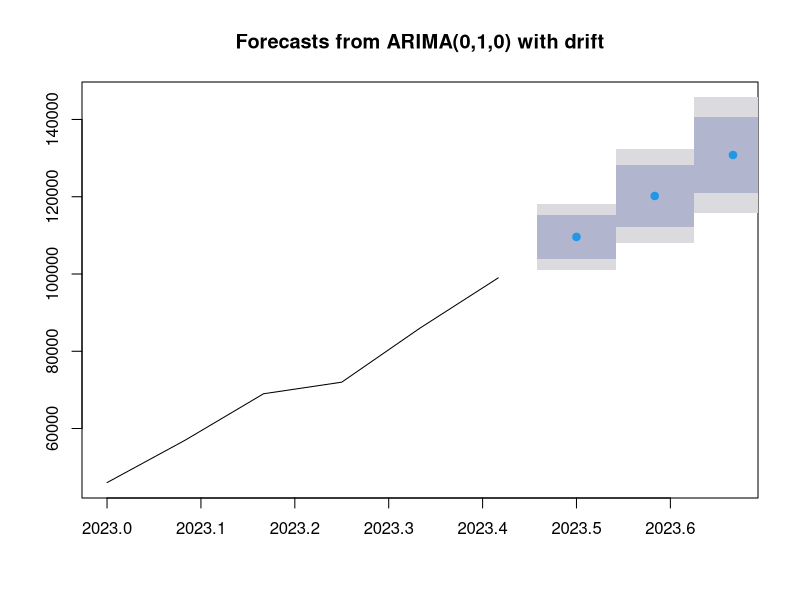

Generate this figure with R:
# Load required libraries
library(forecast)

# Create a data frame with Customer IDs, Months, and Sales
sales_data <- data.frame(
  CustomerID = rep(1:5, each = 6),  # 5 customers with 6 months of data
  Month = rep(seq(as.Date("2023-01-01"), as.Date("2023-06-01"), by = "months"), 5),
  Sales = c(
    12000, 15000, 18000, 16000, 20000, 22000,  # Customer 1
    9000, 12000, 15000, 14000, 17000, 20000,   # Customer 2
    10000, 11000, 13000, 15000, 18000, 21000,  # Customer 3
    8000, 10000, 12000, 14000, 16000, 19000,   # Customer 4
    7000, 9000, 11000, 13000, 15000, 17000     # Customer 5
  )
)

# Aggregate sales data by month (sum of all customers)
monthly_sales <- aggregate(Sales ~ Month, data = sales_data, sum)

# Convert aggregated sales to time series
sales_ts <- ts(monthly_sales$Sales, frequency = 12, start = c(2023, 1))

# Print the time series
print(sales_ts)

# Fit ARIMA model
arima_model <- auto.arima(sales_ts)

# Forecast sales for the next 3 months
forecast_result <- forecast(arima_model, h = 3)

# Display forecast results
print(forecast_result)

# Plot the forecast
plot(forecast_result)
